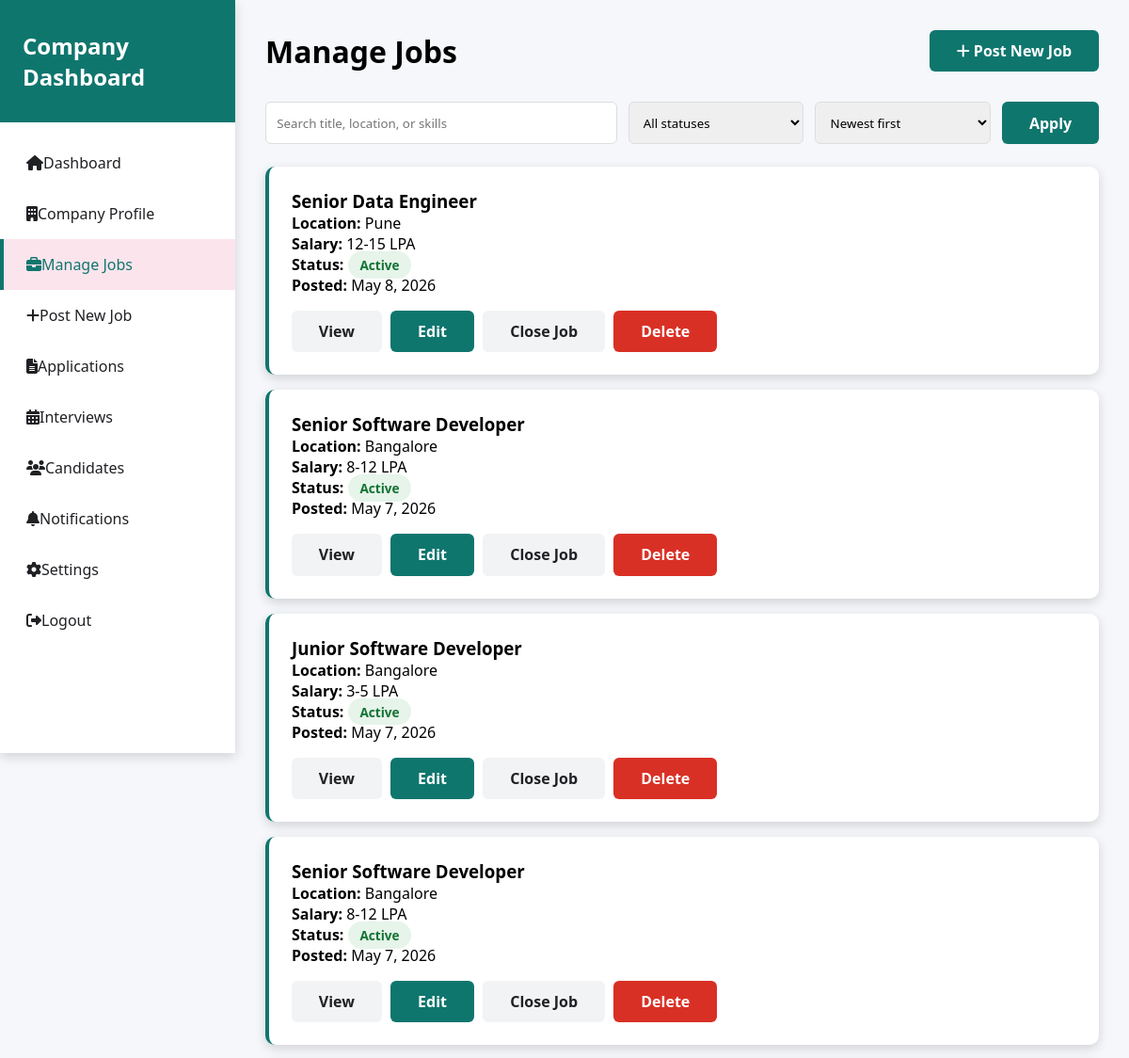
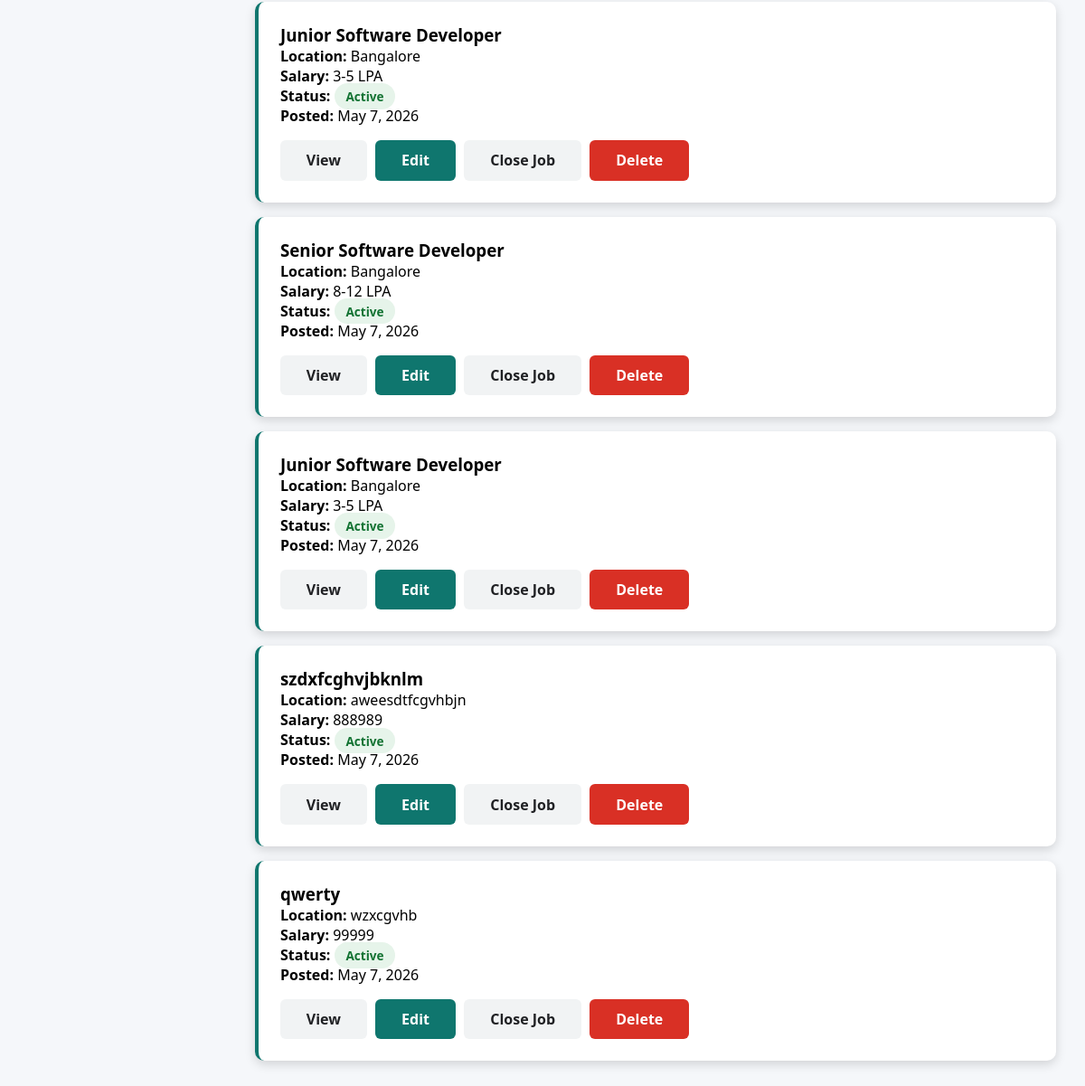
The page /company-jobs.php (signed in) on the database its author committed (2 pictures, top to bottom).
### tables this page shows
CREATE TABLE `jobs` (
  `id` int(11) NOT NULL AUTO_INCREMENT,
  `company_id` int(11) NOT NULL,
  `title` varchar(200) NOT NULL,
  `description` text DEFAULT NULL,
  `requirements` text DEFAULT NULL,
  `required_skills` varchar(255) DEFAULT NULL,
  `location` varchar(100) DEFAULT NULL,
  `salary` varchar(50) DEFAULT NULL,
  `status` enum('active','closed') DEFAULT 'active',
  `posted_at` timestamp NOT NULL DEFAULT current_timestamp(),
  `created_at` timestamp NOT NULL DEFAULT current_timestamp(),
  PRIMARY KEY (`id`),
  KEY `idx_company_id` (`company_id`),
  KEY `idx_status` (`status`),
  KEY `idx_posted_at` (`posted_at`),
  CONSTRAINT `jobs_ibfk_1` FOREIGN KEY (`company_id`) REFERENCES `companies` (`id`) ON DELETE CASCADE
);

### config.php (called while the page is built, shortened)
<?php
function e(?string $value): string {
    return htmlspecialchars((string)$value, ENT_QUOTES, 'UTF-8');
}
?>

### db_connect.php (called while the page is built, shortened)
<?php
require_once 'config.php';
$conn = null;
try {
    $conn = new mysqli(DB_HOST, DB_USER, DB_PASS, DB_NAME);
    if ($conn->connect_error) {
        $db_error = "Database connection failed: " . $conn->connect_error;
        $conn = null;
    } else {
        $conn->set_charset("utf8");
    }
} catch (Exception $e) {
    $db_error = "Database connection error: " . $e->getMessage();
    $conn = null;
}
function isDatabaseAvailable() {
    global $conn;
    return $conn !== null;
}
?>

### company-jobs.php (the view, shortened to what this page needs)
<?php
require_once 'config.php';
require_once 'db_connect.php';
$company_user_id = (int)$_SESSION['user_id'];
$jobs = [];
$search = trim($_GET['search'] ?? '');
$status_filter = $_GET['status'] ?? 'all';
$sort = $_GET['sort'] ?? 'latest';
if (isDatabaseAvailable()) {
    $company_stmt = $conn->prepare("SELECT id FROM companies WHERE user_id = ? LIMIT 1");
    $company_stmt->bind_param("i", $company_user_id);
    $company_stmt->execute();
    $company_id = (int)($company_stmt->get_result()->fetch_assoc()['id'] ?? 0);
    $query = "SELECT * FROM jobs WHERE company_id = ?";
    $types = "i";
    $params = [$company_id];
    $query .= $sort === 'oldest' ? " ORDER BY posted_at ASC" : " ORDER BY posted_at DESC";
    $stmt = $conn->prepare($query);
    $stmt->bind_param($types, ...$params);
    $stmt->execute();
    $jobs = $stmt->get_result()->fetch_all(MYSQLI_ASSOC);
}
?>
<!DOCTYPE html>
<html lang="en">
<head>
    <link rel="stylesheet" href="https://cdnjs.cloudflare.com/ajax/libs/font-awesome/6.4.0/css/all.min.css">
</head>
<body>
    <div class="dashboard-container">
        <div class="sidebar">
            <div class="sidebar-header">
                <h2>Company Dashboard</h2>
            </div>
            <div class="sidebar-menu">
                <a href="company-dashboard.php"><i class="fas fa-home"></i> Dashboard</a>
                <a href="company-profile.php"><i class="fas fa-building"></i> Company Profile</a>
                <a href="company-jobs.php" class="active"><i class="fas fa-briefcase"></i> Manage Jobs</a>
                <a href="company-post-job.php"><i class="fas fa-plus"></i> Post New Job</a>
                <a href="company-applications.php"><i class="fas fa-file-alt"></i> Applications</a>
                <a href="company-interviews.php"><i class="fas fa-calendar-alt"></i> Interviews</a>
                <a href="company-candidates.php"><i class="fas fa-users"></i> Candidates</a>
                <a href="company-notifications.php"><i class="fas fa-bell"></i> Notifications</a>
                <a href="company-settings.php"><i class="fas fa-cog"></i> Settings</a>
                <a href="logout.php"><i class="fas fa-sign-out-alt"></i> Logout</a>
            </div>
        </div>
        <div class="main-content">
            <div style="display: flex; justify-content: space-between; align-items: center; margin-bottom: 2rem;">
                <h1>Manage Jobs</h1>
                <a href="company-post-job.php" class="btn btn-primary"><i class="fas fa-plus"></i> Post New Job</a>
            </div>
            <form method="GET" class="toolbar">
                <input type="text" name="search" placeholder="Search title, location, or skills" value="<?php echo e($search); ?>">
                <select name="status">
                    <option value="all" <?php echo $status_filter === 'all' ? 'selected' : ''; ?>>All statuses</option>
                </select>
                <select name="sort">
                    <option value="latest" <?php echo $sort === 'latest' ? 'selected' : ''; ?>>Newest first</option>
                </select>
                <button type="submit" class="btn btn-primary">Apply</button>
            </form>
            <?php if (empty($jobs)): ?>
                <div class="job-card">
                    <p>No jobs posted yet. <a href="company-post-job.php" style="color: var(--primary);">Post your first job</a> to get started!</p>
                </div>
            <?php else: ?>
                <?php foreach ($jobs as $job): ?>
                    <div class="job-card">
                        <h3><?php echo e($job['title']); ?></h3>
                        <p><strong>Location:</strong> <?php echo e($job['location'] ?? ''); ?></p>
                        <p><strong>Salary:</strong> <?php echo e($job['salary'] ?? ''); ?></p>
                        <p><strong>Status:</strong> <span class="status-badge status-<?php echo e($job['status']); ?>"><?php echo ucfirst(e($job['status'])); ?></span></p>
                        <p><strong>Posted:</strong> <?php echo date('M j, Y', strtotime($job['posted_at'])); ?></p>
                        <div class="actions">
                            <a href="job_details.php?id=<?php echo (int)$job['id']; ?>" class="btn btn-muted">View</a>
                            <a href="company-post-job.php?edit=<?php echo (int)$job['id']; ?>" class="btn btn-primary">Edit</a>
                            <form method="POST" style="display:inline;">
                                <button type="submit" name="toggle_status" class="btn btn-muted">
                                    <?php echo $job['status'] === 'active' ? 'Close Job' : 'Reopen Job'; ?>
                                </button>
                            </form>
                            <form method="POST" style="display:inline;" onsubmit="return confirm('Delete this job permanently?');">
                                <button type="submit" name="delete_job" class="btn btn-danger">Delete</button>
                            </form>
                        </div>
                    </div>
                <?php endforeach; ?>
            <?php endif; ?>
        </div>
    </div>
</body>
</html>

### company-jobs.php (style rules this page uses)
:root { --primary: #0f766e; --shadow: 0 4px 12px rgba(0,0,0,0.15); }
* { margin: 0; padding: 0; box-sizing: border-box; font-family: 'Segoe UI', sans-serif; }
.dashboard-container { display: flex; min-height: 100vh; background: #f5f7fa; }
.sidebar { width: 250px; background: white; box-shadow: var(--shadow); position: fixed; height: 100vh; overflow-y: auto; }
.sidebar-header { padding: 2rem 1.5rem; background: var(--primary); color: white; }
.sidebar-menu { padding: 1rem 0; }
.sidebar-menu a { display: flex; align-items: center; padding: 1rem 1.5rem; color: #202124; text-decoration: none; transition: all 0.3s; border-left: 4px solid transparent; }
.sidebar-menu a:hover, .sidebar-menu a.active { background: #fce4ec; border-left-color: var(--primary); color: var(--primary); }
.main-content { flex: 1; margin-left: 250px; padding: 2rem; }
.job-card { background: white; border-radius: 10px; box-shadow: var(--shadow); padding: 1.5rem; margin-bottom: 1rem; border-left: 4px solid var(--primary); }
.btn { padding: 0.7rem 1.8rem; border-radius: 6px; font-weight: 600; cursor: pointer; border: none; font-size: 1rem; text-decoration: none; display: inline-block; }
.btn-primary { background: var(--primary); color: white; }
.status-badge { padding: 0.3rem 0.8rem; border-radius: 20px; font-size: 0.85rem; font-weight: 600; }
.status-active { background: #e6f4ea; color: #137333; }
.toolbar { display: grid; grid-template-columns: 2fr 1fr 1fr auto; gap: 0.75rem; margin: 1rem 0 1.5rem; }
.toolbar input, .toolbar select { width: 100%; padding: 0.7rem; border: 1px solid #ddd; border-radius: 6px; }
.actions { margin-top: 1rem; display: flex; gap: 0.6rem; flex-wrap: wrap; }
.btn-danger { background: #d93025; color: #fff; }
.btn-muted { background: #f1f3f4; color: #202124; }

### rows shown on the page
jobs: title "Senior Data Engineer", location "Pune", salary "12-15 LPA", status "Active", posted_at "May 8, 2026", shows "Close Job"
jobs: title "Senior Software Developer", location "Bangalore", salary "8-12 LPA", status "Active", posted_at "May 7, 2026", shows "Close Job"
jobs: title "Junior Software Developer", location "Bangalore", salary "3-5 LPA", status "Active", posted_at "May 7, 2026", shows "Close Job"
jobs: title "Senior Software Developer", location "Bangalore", salary "8-12 LPA", status "Active", posted_at "May 7, 2026", shows "Close Job"
jobs: title "Junior Software Developer", location "Bangalore", salary "3-5 LPA", status "Active", posted_at "May 7, 2026", shows "Close Job"
jobs: title "Senior Software Developer", location "Bangalore", salary "8-12 LPA", status "Active", posted_at "May 7, 2026", shows "Close Job"
jobs: title "Junior Software Developer", location "Bangalore", salary "3-5 LPA", status "Active", posted_at "May 7, 2026", shows "Close Job"
jobs: title "szdxfcghvjbknlm", location "aweesdtfcgvhbjn", salary "888989", status "Active", posted_at "May 7, 2026", shows "Close Job"
jobs: title "qwerty", location "wzxcgvhb", salary "99999", status "Active", posted_at "May 7, 2026", shows "Close Job"
